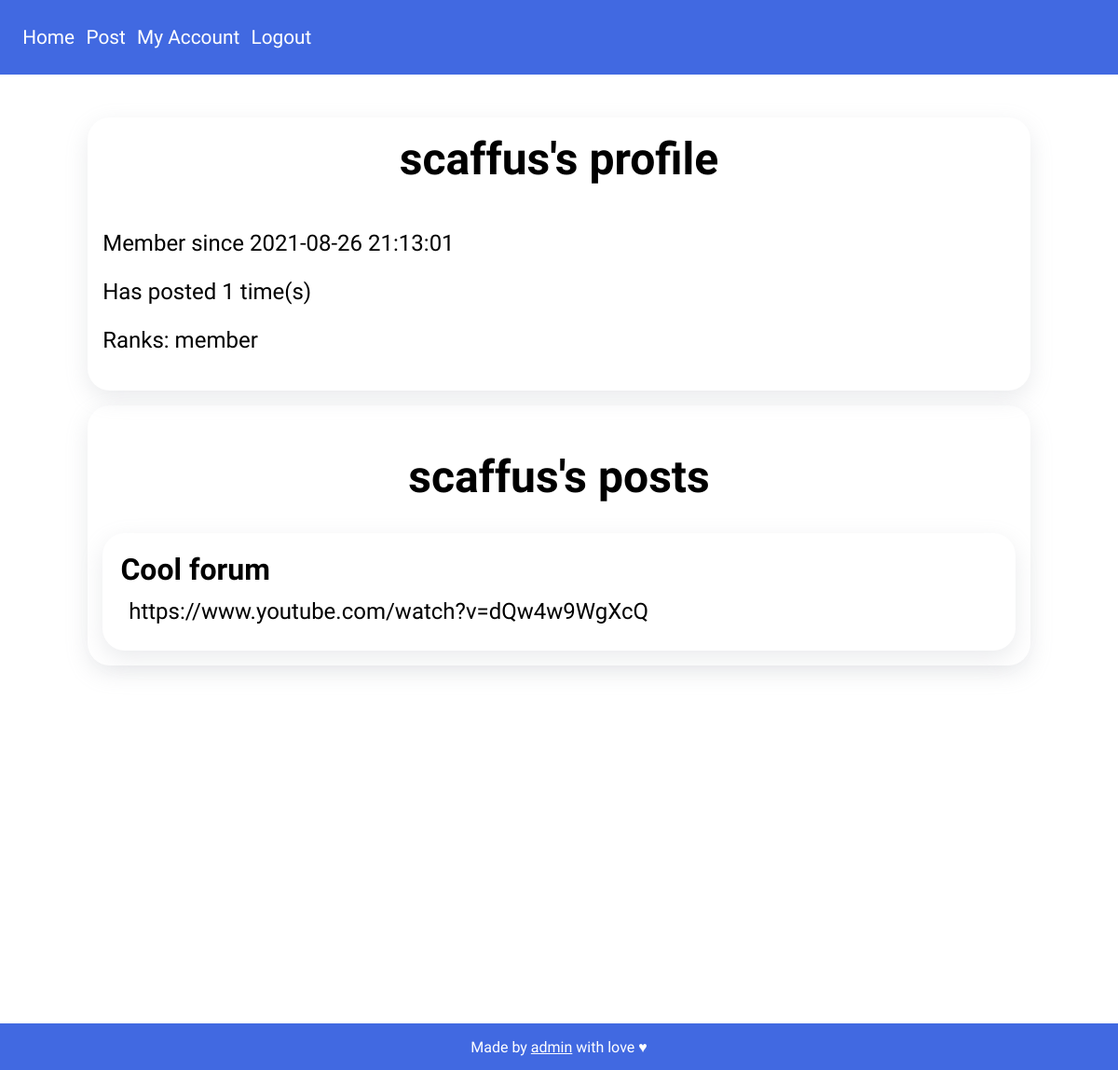
The page /u/scaffus on the database its author committed.
### app.py (models this page shows, shortened)
class User(db.Model, UserMixin):
    id = db.Column(db.Integer, primary_key=True)
    uuid = db.Column(db.String(36))
    username = db.Column(db.String(24))
    mail = db.Column(db.String(120))
    password = db.Column(db.String(80))
    joined = db.Column(db.DateTime, default=datetime.utcnow)
    post_number = db.Column(db.Integer, default=0)
    admin = db.Column(db.Boolean, default=False)
    ranks = db.Column(db.String, default='member')
    points = db.Column(db.Integer, default=0)

class Post(db.Model):
    id = db.Column(db.Integer, primary_key=True)
    title = db.Column(db.String(70))
    content = db.Column(db.String(500))
    author_name = db.Column(db.String(24))
    author_uuid = db.Column(db.String(36))
    date = db.Column(db.DateTime, default=datetime.utcnow)
    updated = db.Column(db.Boolean, default=False)
    uuid = db.Column(db.String(36))

### app.py (the view)
@login_required
@app.route('/u/<string:username>',  methods=['GET', 'POST'])
def user(username):
    if username:
        user = User.query.filter_by(username=username).first()
        user_posts = Post.query.filter_by(author_uuid=user.uuid).all()
        return render_template('user/user.html', user=user, user_posts=user_posts)
    else:
        return render_template('user/user.html', username=username)

### templates/user/user.html (shortened to what this page needs)
{% extends 'base.html' %}
{% block main %}
{% if user %}
<div class="container">
    {% if user == current_user %}
    <div class="card">
        <h1 style="text-align: center; font-size: 3em;">Your account</h1>
        <p class="user" id="username">{{ user.username }}</p>
        <p class="user" id="member_since">Member since {{ user.joined.replace(microsecond=0) }}</p>
        <p class="user" id="post_number">Has posted {{ user.post_number }} time(s)</p>
        <p class="user" id="ranks">Ranks:
            {% for rank in user.ranks.split('+') %}
            {{ rank }}
            {% endfor %}
        </p>
        <p class="user" id="admin" style="font-size: larger; color: red; font-weight: 600;">
            {% if user.admin %}
            Admin
            {% endif %}
        </p>
    </div>
    <div class="card">
        <div>
            <h1 style="text-align: center; font-size: 3em;">Your posts</h1>
        </div>
        {% for post in user_posts %}
        <div class="card">
            <p class="post" id="title">{{ post.title }}</p>
            <p class="post" id="content">{{ post.content }}</p>
            <div class="post_info">
                <p class="post" id="date">{{ post.date.replace(microsecond=0) }} (utc) by <a
                        href="/u/{{ post.author_name }}" class="post" id="author">you</a></p>
                <a href="/p/delete?post_uuid={{ post.uuid }}" class="post" id="delete">Delete</a>
            </div>
        </div>
        {% endfor %}
    </div>
    {% else %}
    <div class="card">
        <p class="user" id="username" style="text-align: center; font-size: 3em;">{{ user.username }}'s profile</p>
        <p class="user" id="member_since">Member since {{ user.joined.replace(microsecond=0) }}</p>
        <p class="user" id="post_number">Has posted {{ user.post_number }} time(s)</p>
        <p class="user" id="ranks">Ranks:
            {% for rank in user.ranks.split('+') %}
            {{ rank }}
            {% endfor %}
        </p>
    </div>
    <div class="card">
        <div>
            <h1 style="text-align: center; font-size: 3em;">{{ user.username }}'s posts</h1>
        </div>
        {% for post in user_posts %}
        <div class="card">
            <p class="post" id="title">{{ post.title }}</p>
            <p class="post" id="content">{{ post.content }}</p>
        </div>
        {% endfor %}
    </div>
    {% endif %}
</div>
{% else %}
<h1>User {{ username }} not found.</h1>
{% endif %}
{% endblock %}

### static/style.css (style rules this page uses)
:root { --primary: #4169e1; --secondary: #ffffff; --tertiary: #000000; }
body { height: 125vh; font-family: "Source Sans Pro", sans-serif; margin-top: 80px; padding: 30px; }
.card { margin-top: 1em; padding: 1em; border-radius: 1.5em; box-shadow: rgba(149, 157, 165, 0.2) 0px 8px 24px; }
.container { padding-right: 5%; padding-left: 5%; margin-right: auto; margin-left: auto; }
.post#title { font-size: xx-large; font-weight: bold; margin: 0.1em; }
.post#content { font-size: x-large; margin: 0.5em; }
.user#username { font-size: xx-large; font-weight: 600; margin-top: 0; }
.user { font-size: x-large; }

### rows shown on the page
User: username "scaffus", joined.replace "2021-08-26 21:13:01", post_number "1", ranks "member"
Post: title "Cool forum", content "https://www.youtube.com/watch?v=dQw4w9WgXcQ"
